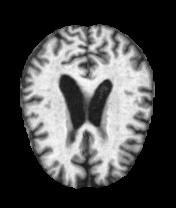
#> input picture dataset/train/ModerateDemented/moderateDem51.jpg, 176 x 208 px, found by its file name; its folder holds only this picture in this run
$ jupyter execute --allow-errors cse151a_group_project_milestone2.ipynb   (older library calls are emulated)
#> lines starting #> are read from the running program, lines starting #| are printed output that depends on the picture; long printed decimals are rounded
# CSE 151A Project - Detecting Alzheimer's via MRI Images Using CNNs and QCNNs

## 1. Setup

[cell 1]
from google.colab import drive
drive.mount('/content/drive')

[cell 2]
import seaborn as sns
import numpy as np
import pandas as pd
import matplotlib.pyplot as plt
import cv2
import os
import shutil

[cell 3]
#paths for dataset
alzheimer_train = "Alzheimer_s Dataset/train"
alzheimer_test = "Alzheimer_s Dataset/test"

## 2. Data Exploration

### 2.1. Image Sizes

[cell 4]
def check_size(data_folder):
  #code from medium article
#> called with data_folder = 'Alzheimer_s Dataset/train'
    folders = os.listdir(data_folder)
    images = []
    image_shapes = []

    for folder in folders:
      folder_path = os.path.join(data_folder, folder)
      for path in os.listdir(folder_path):
        image_path = os.path.join(os.path.join(data_folder, folder), path)
        image = cv2.imread(image_path)
#> image is the input picture: shape (208, 176, 3); min 0, max 254, mean 75.5

        # Convert to RGB as OpenCV uses BGR
        image = cv2.cvtColor(image, cv2.COLOR_BGR2RGB)
        images.append(image)

        # Obtain shape of each image and store them in an array
        (width, height) = image.shape[1], image.shape[0]
#> width = 176; height = 208
        image_shapes.append((width, height))

    # Return only unique shapes
    unique_shapes = list(set(image_shapes))
#> unique_shapes = [(176, 208)]
    return unique_shapes

[cell 5]
check_size(alzheimer_train)

#> (a cell that did not finish here is left out)


### 2.2. Classes and Image Count

[cell 7]
def check_image_count(data_folder):
  total_count = 0
  class_dict = {}
  for root, dirs, files in os.walk(data_folder):
    if root != data_folder:
      folder_name = os.path.basename(root)
      file_count = len(files)
      total_count += file_count
      class_dict[folder_name] = file_count
  return class_dict

[cell 8]
# Plot the classes and the number of samples for each (training data).
def plot_classes_training():
  class_dict = check_image_count(alzheimer_train)
  classes = list(class_dict.keys())
  counts = list(class_dict.values())

  fig, ax = plt.subplots(figsize=(10, 6))
  ax.bar(classes, counts, color='skyblue')
  plt.title('Histogram of classes and number of samples for training data.')
  plt.show()
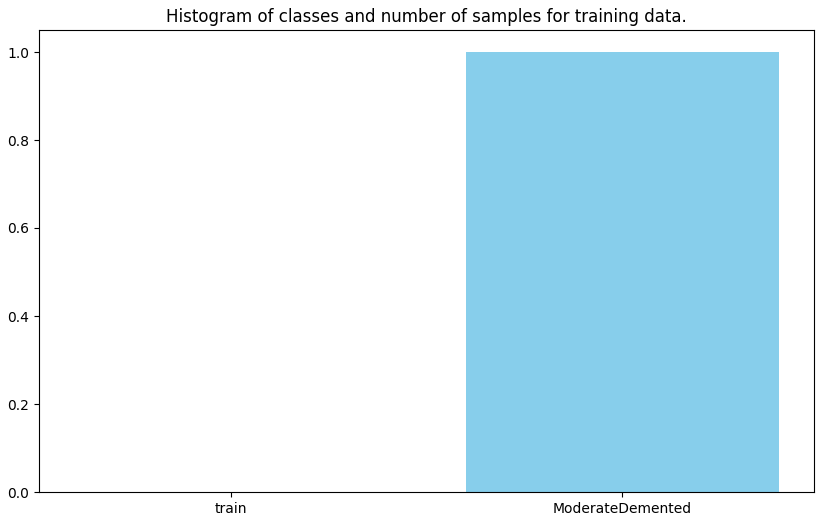
#> figure drawn by matplotlib, 1 panel
  return

[cell 9]
plot_classes_training()

[cell 10]
# Plot the classes and the number of samples for each (test data).
def plot_classes_test():
  class_dict = check_image_count(alzheimer_test)
  classes = list(class_dict.keys())
  counts = list(class_dict.values())

  fig, ax = plt.subplots(figsize=(10, 6))
  ax.bar(classes, counts, color='green')
  plt.title('Histogram of classes and number of samples for test data.')
  plt.show()
  return

[cell 11]
plot_classes_test()

### 2.3. Bluriness Check

[cell 12]
def check_image_blurriness(data_folder, threshold=100):
#> called with data_folder = 'Alzheimer_s Dataset/train', threshold = 100
    blurry_images = []
    clear_thresholds = []

    folders = os.listdir(data_folder)

    for folder in folders:
        folder_path = os.path.join(data_folder, folder)
        for filename in os.listdir(folder_path):
            image_path = os.path.join(folder_path, filename)
            image = cv2.imread(image_path)

            # Convert to grayscale
            gray = cv2.cvtColor(image, cv2.COLOR_BGR2GRAY)

            # Compute the Laplacian of the image and then the variance
            laplacian_var = cv2.Laplacian(gray, cv2.CV_64F).var()
#> laplacian_var = 476.5

            # Determine if the image is blurry based on the threshold
            if laplacian_var < threshold:
                blurry_images.append(image_path)
                print(f"Blurry image found in {data_folder}: {image_path} (Variance of Laplacian: {laplacian_var})")
            else:
                clear_thresholds.append(laplacian_var)

    # Calculate average clear threshold for non-blurry images
    if clear_thresholds:
        average_threshold = sum(clear_thresholds) / len(clear_thresholds)
#> average_threshold = 476.5
        print(f"Average threshold for non-blurry images in {data_folder}: {average_threshold}")
#| Average threshold for non-blurry images in Alzheimer_s Dataset/train: 476.457
    else:
        average_threshold = None
        print(f"No clear images found in {data_folder}.")

    return blurry_images, average_threshold

# Example usage:
alzheimer_train = "Alzheimer_s Dataset/train"
alzheimer_test = "Alzheimer_s Dataset/test"

[cell 13]
alzheimer_train = "Alzheimer_s Dataset/train"
alzheimer_test = "Alzheimer_s Dataset/test"

train_blurry_images, avg_threshold_train = check_image_blurriness(alzheimer_train)
#> train_blurry_images = []; avg_threshold_train = 476.5
print()
#> (the rest of this cell did not finish here and is left out)


print("\nBlurry images in training set:")
print(train_blurry_images)

print("\nBlurry images in test set:")
print(test_blurry_images)

### 2.4. Color Distribution

[cell 14]
def check_color_distribution(data_folder):
#> called with data_folder = 'Alzheimer_s Dataset/train'
  def compute_mean_intensity(data_folder):
#> called with data_folder = 'Alzheimer_s Dataset/train'
    class_names = os.listdir(data_folder)
    mean_intensity_values = {}

    for class_name in class_names:
        folder_path = os.path.join(data_folder, class_name)
        intensity_mean = 0
        count = 0

        for file_name in os.listdir(folder_path):
            file_path = os.path.join(folder_path, file_name)
            if os.path.isfile(file_path):
                image = cv2.imread(file_path, cv2.IMREAD_GRAYSCALE)
                intensity_mean += np.mean(image)
#> intensity_mean = 75.53
                count += 1

        mean_intensity_values[class_name] = intensity_mean / count if count else 0

    return mean_intensity_values

  mean_intensity_values = compute_mean_intensity(data_folder)
#> mean_intensity_values = {'ModerateDemented': 75.53}
  class_names = list(mean_intensity_values.keys())
#> class_names = ['ModerateDemented']
  intensity_means = [mean_intensity_values[class_name] for class_name in class_names]
#> intensity_means = [75.53]

  x = np.arange(len(class_names))
#> x = [0]
  width = 0.5
  fig, ax = plt.subplots(figsize=(10, 6))
  ax.bar(x, intensity_means, width, color='gray')

  ax.set_xlabel('Classes')
  ax.set_ylabel('Mean Intensity Value')
  ax.set_title('Mean Intensity Values by Class')
  ax.set_xticks(x)
  ax.set_xticklabels(class_names)

  plt.show()
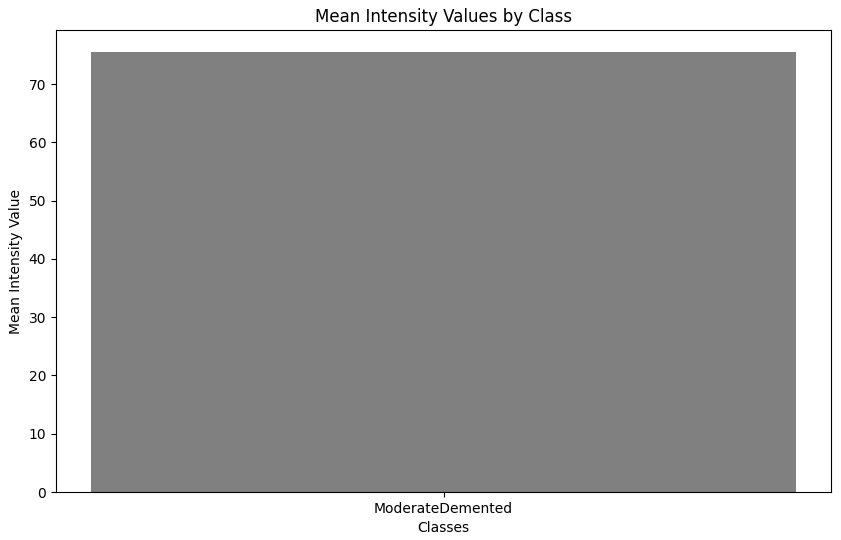
#> figure drawn by matplotlib, 1 panel
  return

[cell 15]
check_color_distribution(alzheimer_train)

#> (a cell that did not finish here is left out)
